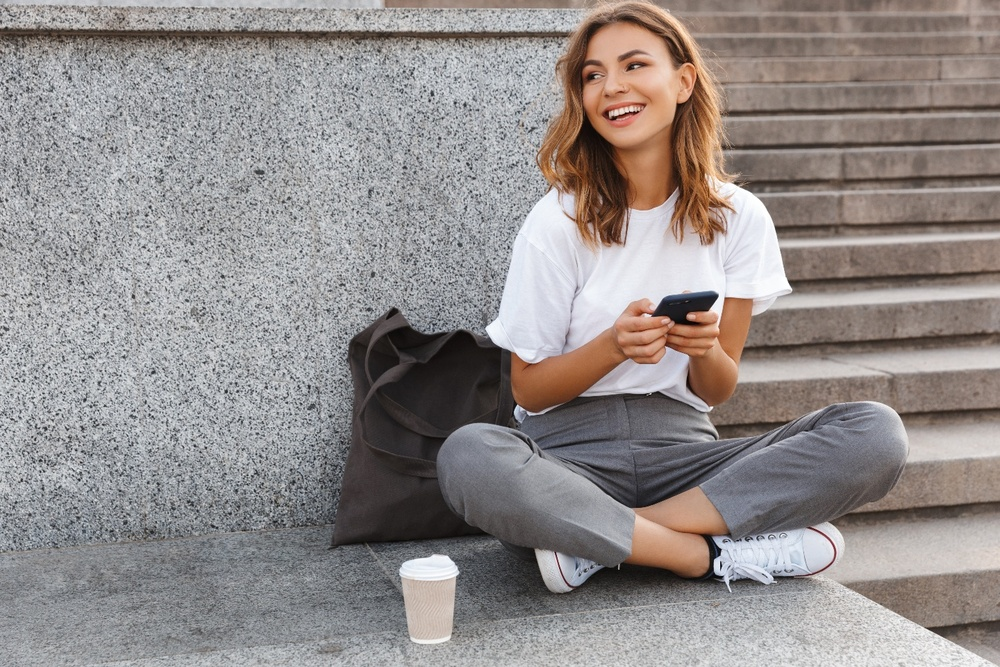
#> input picture 2025-1학기/영상처리 실제/과제/imageProcessing/imgSet/girl_laughing.jpg, 1000 x 667 px, shrunk from 1440 x 960 before the run
$ python ex1_RGB.py
#> lines starting #> are read from the running program, lines starting #| are printed output that depends on the picture
import cv2 as cv
import sys

img = cv.imread('../imgSet/girl_laughing.jpg')
#> img is the input picture: shape (667, 1000, 3); mean B, G, R 139.3, 140.6, 146.9

if img is None:
    sys.exit('파일을 찾을 수 없습니다.')

cv.imshow('original_RGB', img)
cv.imshow('Upper left half', img[0:img.shape[0]//2, 0:img.shape[1]//2, :])
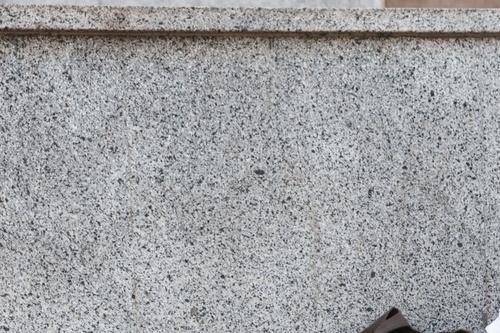
#> window 'Upper left half': shape (333, 500, 3); mean B, G, R 162.4, 160.2, 159.6
cv.imshow('Center half', img[img.shape[0]//4:3*img.shape[0]//4, img.shape[1]//4:3*img.shape[1]//4, :])
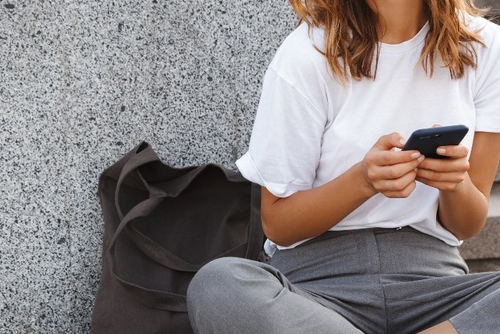
#> window 'Center half': shape (334, 500, 3); mean B, G, R 133.3, 133.6, 141

cv.imshow('R channel', img[:, :, 2])
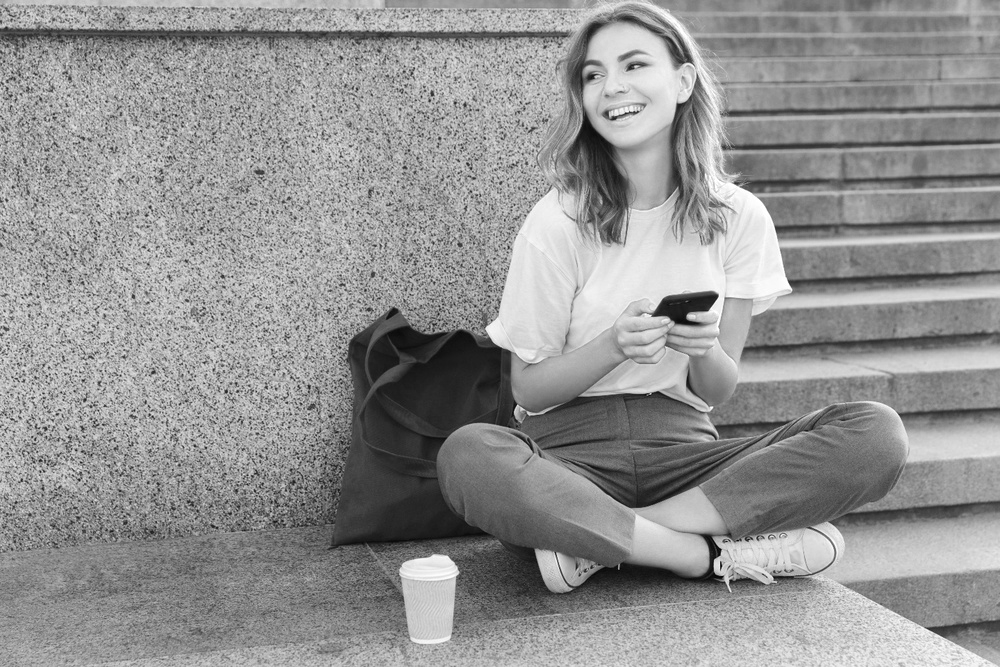
#> window 'R channel': shape (667, 1000); min 3, max 255, mean 146.9
cv.imshow('G channel', img[:, :, 1])
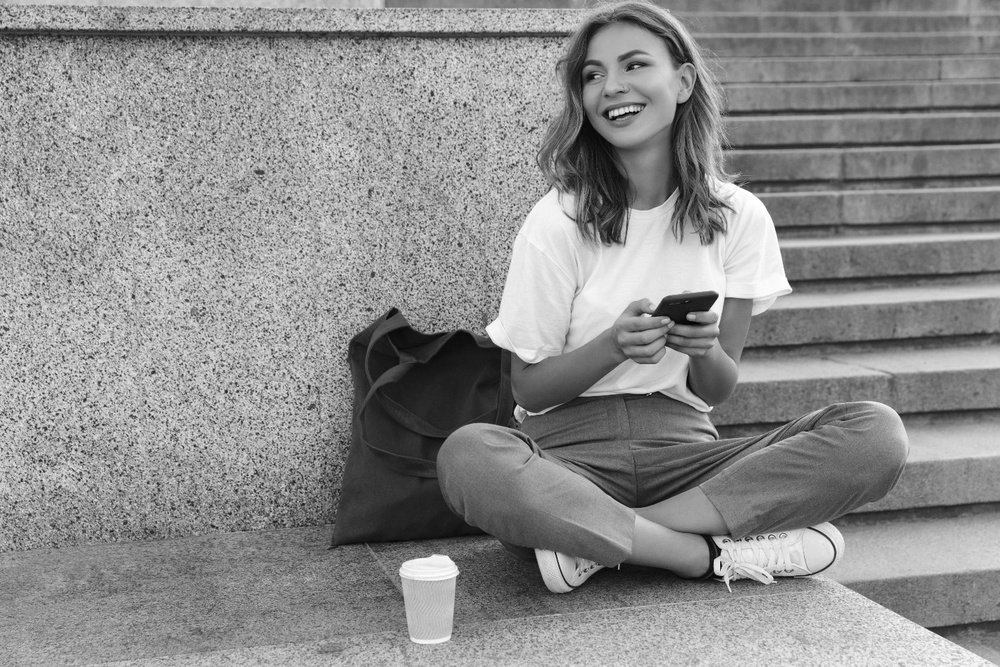
#> window 'G channel': shape (667, 1000); min 0, max 255, mean 140.6
cv.imshow('B channel', img[:, :, 0])
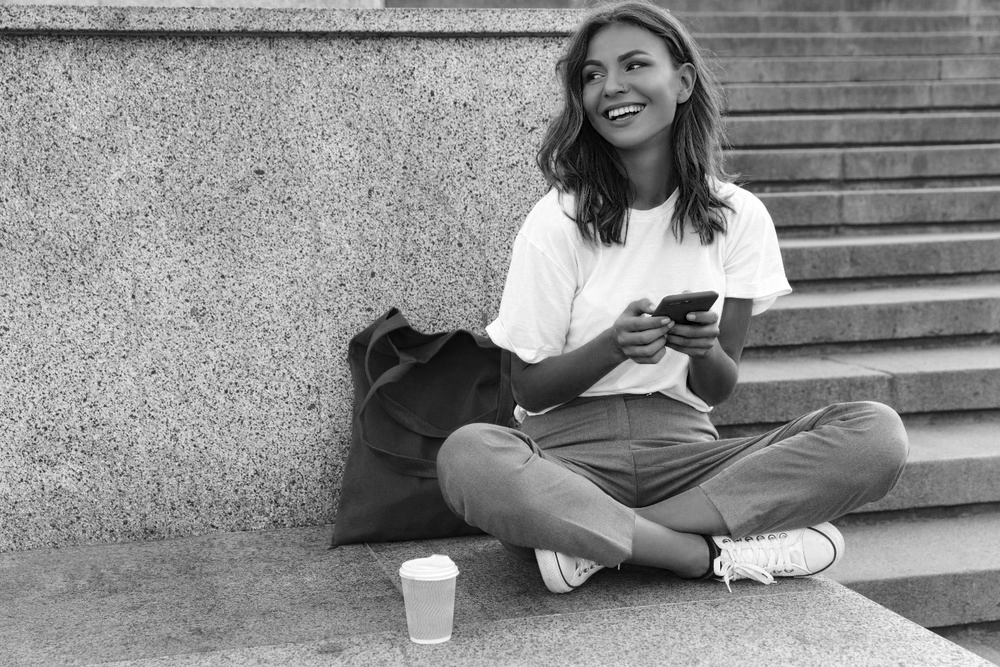
#> window 'B channel': shape (667, 1000); min 0, max 255, mean 139.3

cv.waitKey()
cv.destroyAllWindows()

$ run again, with 2025-1학기/영상처리 실제/과제/imageProcessing/imgSet/mot_color70.jpg copied over 2025-1학기/영상처리 실제/과제/imageProcessing/imgSet/girl_laughing.jpg
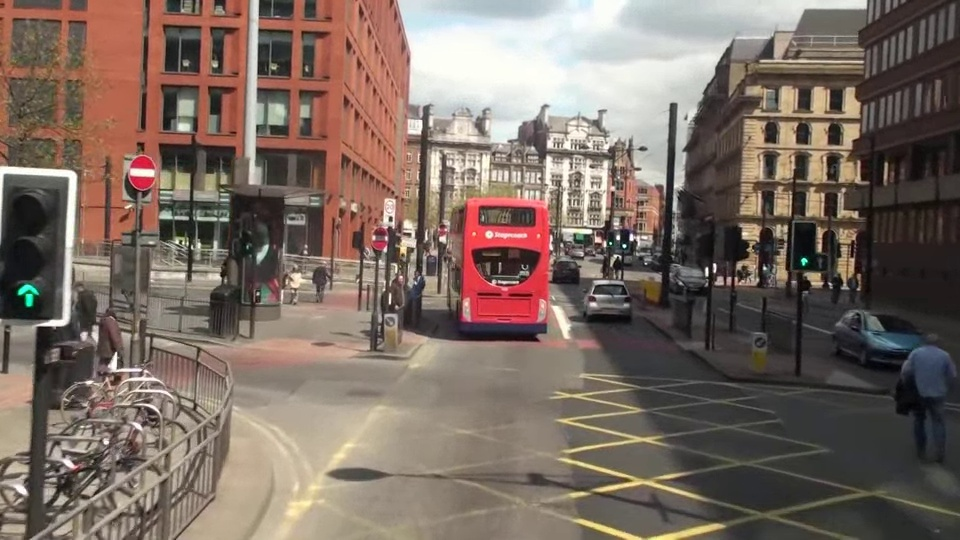
#> input picture 2025-1학기/영상처리 실제/과제/imageProcessing/imgSet/mot_color70.jpg, 960 x 540 px
#> img is the input picture: shape (540, 960, 3); mean B, G, R 98.4, 107.7, 123.2
#> `cv.imshow('Center half', img[img.shape[0]//4:3*img.shape[0]//4, img.sh..`:
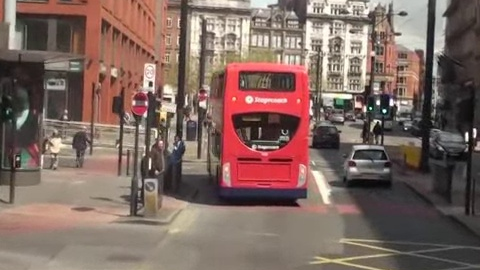
#> window 'Center half': shape (270, 480, 3); mean B, G, R 97, 104.6, 127.5
#> `cv.imshow('B channel', img[:, :, 0])`:
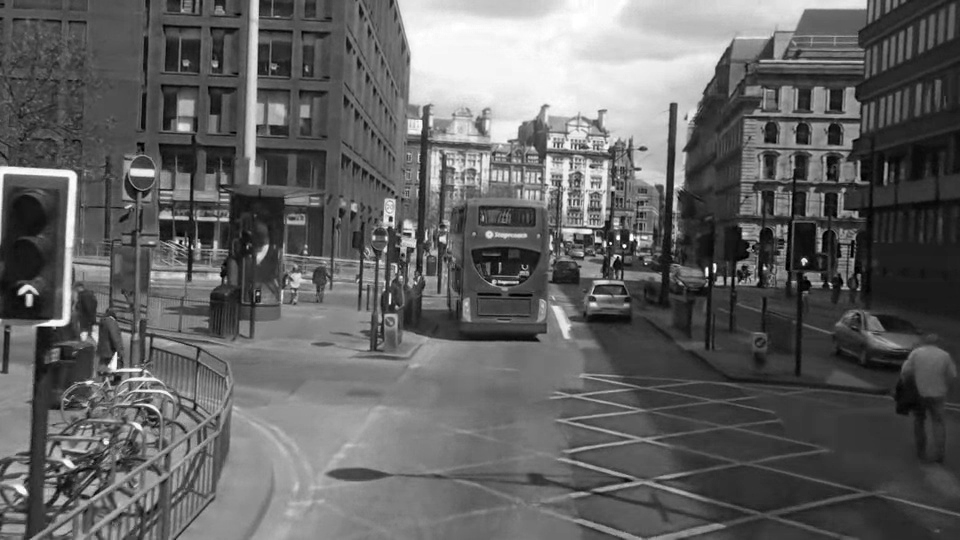
#> window 'B channel': shape (540, 960); min 0, max 255, mean 98.4

$ run again, with 2025-1학기/영상처리 실제/과제/imageProcessing/imgSet/mot_color83.jpg copied over 2025-1학기/영상처리 실제/과제/imageProcessing/imgSet/girl_laughing.jpg
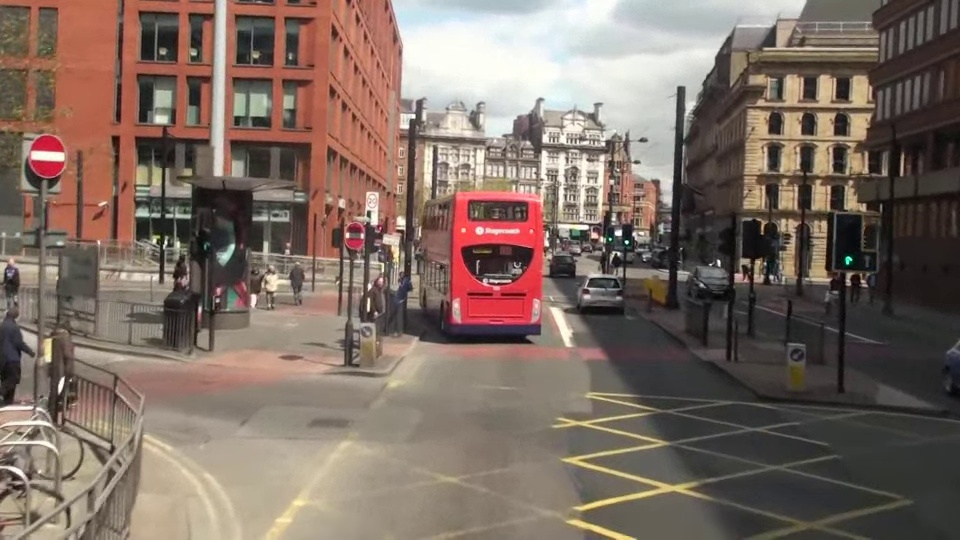
#> input picture 2025-1학기/영상처리 실제/과제/imageProcessing/imgSet/mot_color83.jpg, 960 x 540 px
#> img is the input picture: shape (540, 960, 3); mean B, G, R 99.1, 108.8, 125.8
#> `cv.imshow('R channel', img[:, :, 2])`:
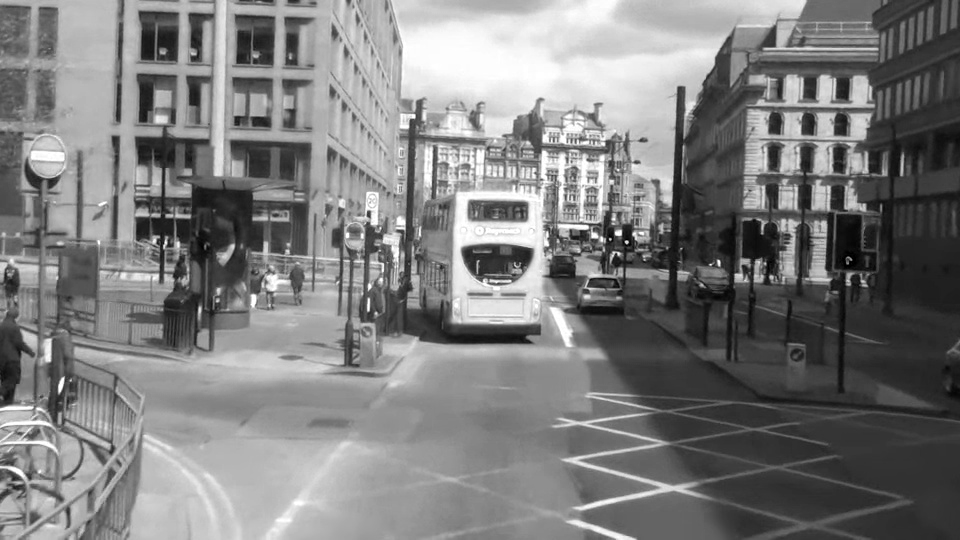
#> window 'R channel': shape (540, 960); min 0, max 255, mean 125.8
#> `cv.imshow('B channel', img[:, :, 0])`:
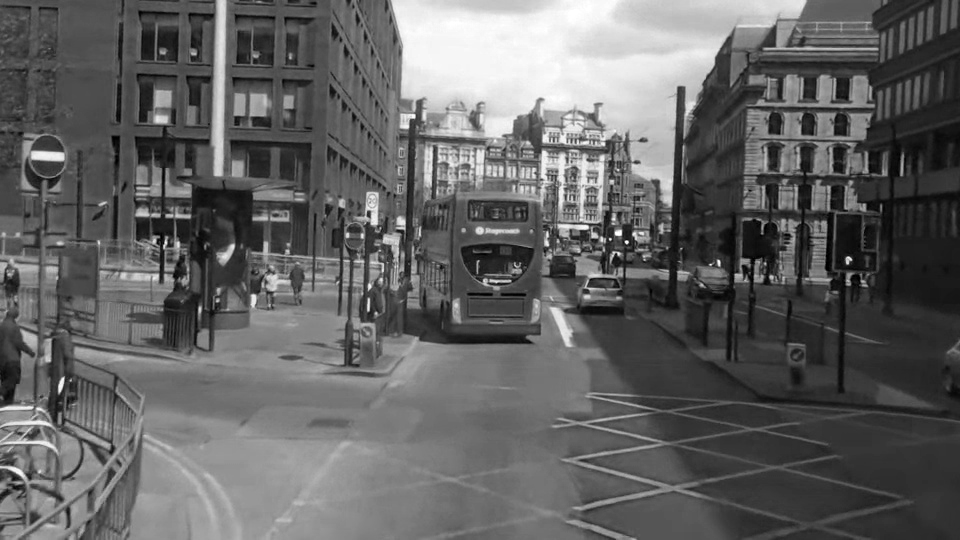
#> window 'B channel': shape (540, 960); min 0, max 255, mean 99.1
